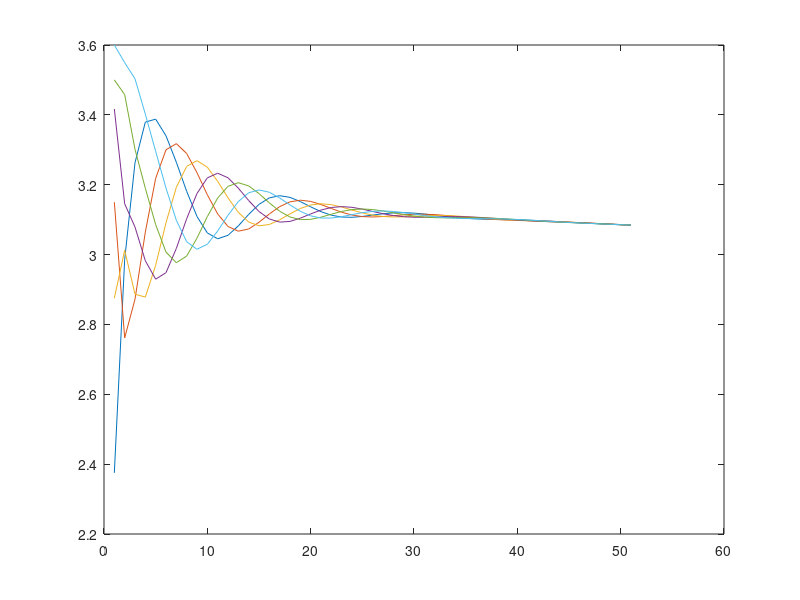
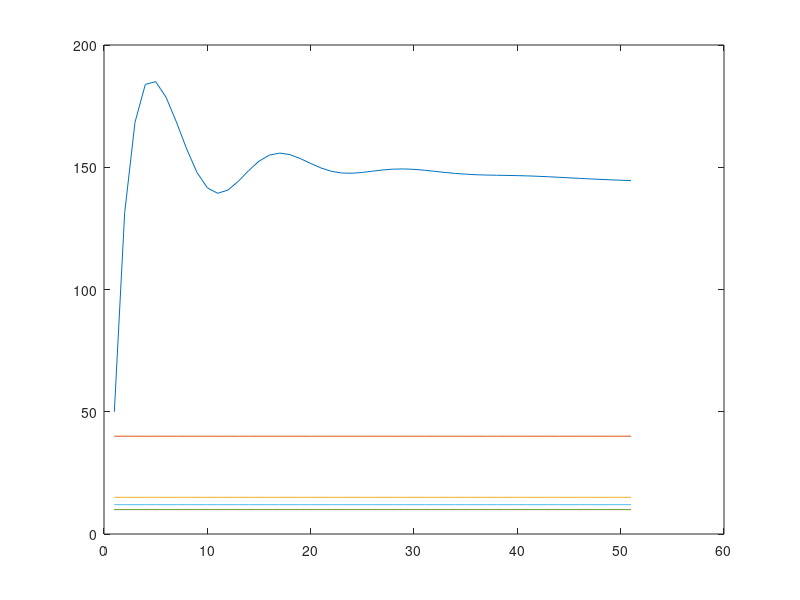
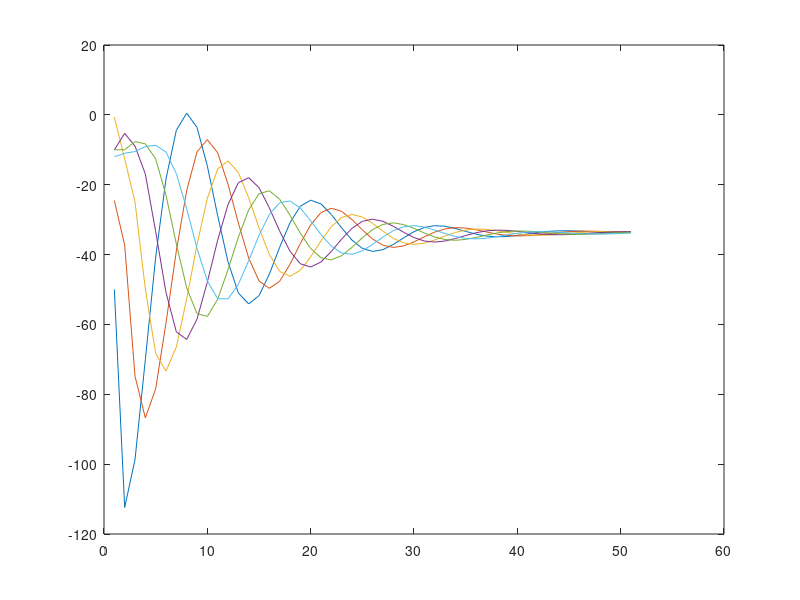

Write the MATLAB code that produced these figures, in order.
clear all,close all;

P=[0.5 0 0 0 0 0.5;0.5 0.5 0 0 0 0;0 0.5 0.5 0 0 0;0 0 0.5 0.5 0 0;0 0 0 0.5 0.5 0;0 0 0 0 0.5 0.5];
Q=P;
ef=4e-5;

N=650;
M=24;
n=rand(1,M);
TOT=sum(n);
D1=(n/TOT)*N;

D=[0;D1(1);D1(4);0;0;0];

p_max=[200;400;50;35;30;40];
p_min=[50;40;15;10;10;12];

lamda_max=[3.5;15.75;72.5;3.8338;4.5;5];
lamda_min=[2.375;5.25;28.75;3.4168;3.5;3.6];


p(1)=p_min(1);
p(4)=p_min(4);
p(5)=p_min(5);
p(6)=p_min(6);

if D(2)<p_min(2)
    p(2)=p_min(2);
elseif D(2)>p_max(2)
    p(2)=p_max(2);
else
    p(2)=D(2);
end

if D(3)<p_min(3)
    p(3)=p_min(3);
elseif D(3)>p_max(3)
    p(3)=p_max(3);
else
    p(3)=D(3);
end

v=[133.33;28.5714;8;59.952;20;20];
beta=diag(v);
alpha=[-266.6667;-50;-8;-194.8441;-60;-60];

for i=1:6
    lamda(i)=(p(i)-alpha(i))/v(i);
end

p=p';
lamda=lamda';

dell_p(:,1)=D(:,1)-p(:,1);


for i=1:50
lamda(:,i+1)=P*lamda(:,i)+ef*dell_p(:,i);
for j=1:6
if lamda(j,i+1)>lamda_max(j,1)
    p(j,i+1)=p_max(j,1);
elseif lamda(j,i+1)<lamda_min(j,1)
    p(j,i+1)=p_min(j,1);
else
 p(j,i+1)=beta(j)*lamda(j,i+1)+alpha(j);
end
end
dell_p(:,i+1)=Q*dell_p(:,i)-(p(:,i+1)-p(:,i));
end

% for i=1:3000
% lamda(:,i+1)=P*lamda(:,i)+ef*dell_p(:,i);
% if lamda(:,i+1)>lamda_max
%     p(:,i+1)=p_max;
% elseif lamda(:,i+1)<lamda_min
%     p(:,i+1)=p_min;
% else
%  p(:,i+1)=beta*lamda(:,i+1)+alpha;
% end
%  dell_p(:,i+1)=Q*dell_p(:,i)-(p(:,i+1)-p(:,i));
% end

figure('Name','Incremental costs');
x1=lamda(1,:);
x2=lamda(2,:);
x3=lamda(3,:);
x4=lamda(4,:);
x5=lamda(5,:);
x6=lamda(6,:);
plot(x1);
hold on;
plot(x2);
plot(x3);
plot(x4);
plot(x5);
plot(x6);

figure('Name','power o/ps');
p1=p(1,:);
p2=p(2,:);
p3=p(3,:);
p4=p(4,:);
p5=p(5,:);
p6=p(6,:);
plot(p1);
hold on;
plot(p2);
plot(p3);
plot(p4);
plot(p5);
plot(p6);

figure('Name','dell_p mismatch');
dell_p1=dell_p(1,:);
dell_p2=dell_p(2,:);
dell_p3=dell_p(3,:);
dell_p4=dell_p(4,:);
dell_p5=dell_p(5,:);
dell_p6=dell_p(6,:);

plot(dell_p1);
hold on;
plot(dell_p2);
plot(dell_p3);
plot(dell_p4);
plot(dell_p5);
plot(dell_p6);

